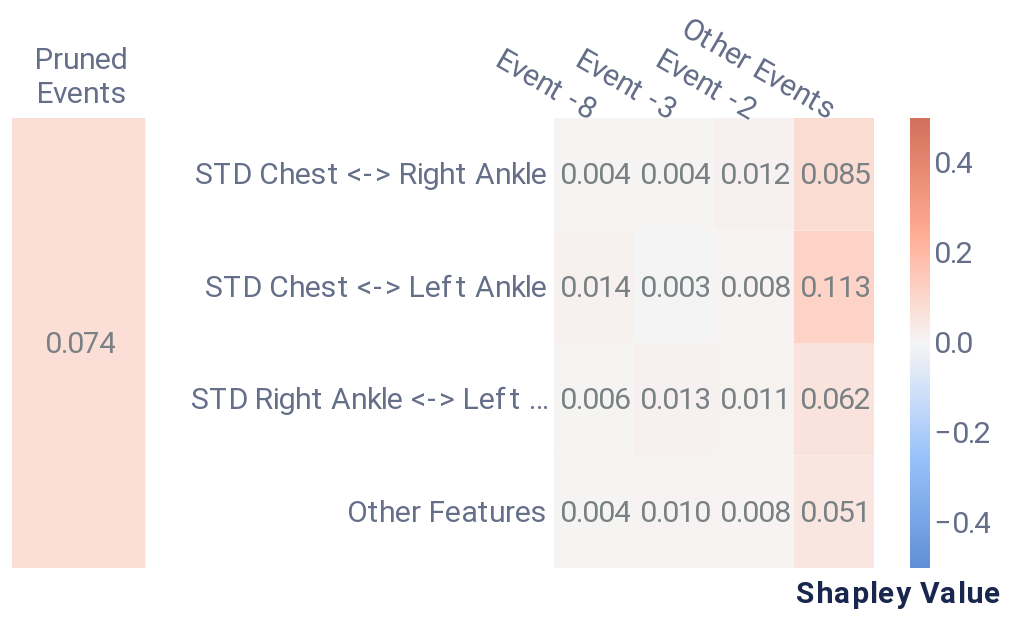

This figure's notebook cell:
### Markdown cell above
##### Cell-level explanation

### Code cell
cell_dict = {'rs': 42, 'nsamples': 32000, 'top_x_events': 3, 'top_x_feats': 3}
cell_data = local_cell_level(f, pos_x_data, cell_dict, event_data, feature_data, positive_sequence_id, sequence_id_feat, average_event, pruning_idx)
feat_names = list(feature_data['Feature'].values)[:-1] # exclude pruned events
cell_plot = plot_cell_level(cell_data, feat_names, feature_dict.get('plot_features'))
cell_plot

### Figure 1 — Vega-Lite specification as saved in the notebook (floating-point values rounded to 4 significant figures)
{"config": {"axis": {"domain": true, "domainColor": "#666F89", "grid": false, "gridCap": "round", "gridColor": "#B3B7C4", "gridDash": [2, 4], "gridWidth": 0.5, "labelColor": "#666F89", "labelFont": "Roboto, Arial, sans-serif", "labelPadding": 2, "tickColor": "#666F89", "tickOpacity": 0.5, "tickSize": 4, "titleColor": "#19274E", "titleFont": "Roboto, Arial, sans-serif", "titleFontSize": 12}, "axisBand": {"domain": true, "labelPadding": 4, "ticks": false}, "axisY": {"domain": false, "titleAlign": "left", "titleAngle": 0, "titleX": -20, "titleY": -10}, "legend": {"labelColor": "#666F89", "labelFont": "Roboto, Arial, sans-serif", "labelFontSize": 12, "symbolSize": 40, "titleColor": "#19274E", "titleFont": "Roboto, Arial, sans-serif", "titleFontSize": 12, "titlePadding": 4}, "arc": {"stroke": "#FFFFFF", "strokeWidth": 1}, "bar": {"fill": "#2770EB", "stroke": null}, "line": {"stroke": "#2770EB", "strokeWidth": 2}, "path": {"stroke": "#2770EB", "strokeWidth": 0.5}, "point": {"fill": "#2770EB", "shape": "circle", "filled": true}, "rect": {"fill": "#2770EB"}, "rule": {"stroke": "#666F89"}, "shape": {"stroke": "#2770EB"}, "text": {"color": "#19274E", "font": "Roboto, Arial, sans-serif", "fontSize": 12}, "range": {"category": ["#2770EB", "#77B98A", "#DA5252", "#FFC400", "#A87AEA", "#00A39E", "#19274E"], "diverging": ["#006360", "#2BB3AE", "#96D9D7", "#FFFFFF", "#EDAAAA", "#DA5252", "#811D1D"], "heatmap": ["#18448F", "#1B4EA5", "#2770EB", "#4C88EE", "#82ACF3", "#A6C4F7", "#E9F1FD"], "ramp": ["#18448F", "#1B4EA5", "#2770EB", "#4C88EE", "#82ACF3", "#A6C4F7", "#E9F1FD"]}, "background": "#FFFFFF", "group": {"fill": "#FFFFFF"}, "header": {"labelColor": "#19274E", "labelFont": "Roboto, Arial, sans-serif", "labelFontSize": 12, "titleColor": "#19274E", "titleFont": "Roboto, Arial, sans-serif", "titleFontSize": 16}, "title": {"anchor": "start", "color": "#19274E", "font": "Roboto, Arial, sans-serif", "fontSize": 20, "fontWeight": "bold", "offset": 20, "subtitleColor": "#19274E", "subtitleFontSize": 16}, "view": {"continuousHeight": 300, "continuousWidth": 400, "stroke": "transparent"}}, "hconcat": [{"layer": [{"mark": "rect", "encoding": {"color": {"type": "quantitative", "field": "rounded", "legend": null, "scale": {"domain": [-0.5, 0.5], "range": ["#5f8fd6", "#99c3fb", "#f5f5f5", "#ffaa92", "#d16f5b"]}, "title": null}, "x": {"type": "nominal", "axis": {"titleFontSize": 15}, "field": "Event"}, "y": {"type": "nominal", "axis": {"domain": false, "labels": false, "title": null}, "field": "Feature"}}}, {"mark": {"type": "text", "align": "right", "baseline": "middle", "color": "#798184", "dx": 18, "fontSize": 15}, "encoding": {"text": {"type": "nominal", "field": "rounded_str"}, "x": {"type": "nominal", "axis": {"domain": false, "labelAngle": 0, "labelFontSize": 15, "labelOffset": 24, "labelPadding": 30, "orient": "top", "title": null}, "field": "Event"}, "y": {"type": "nominal", "axis": {"domain": false, "labels": false, "title": null}, "field": "Feature"}}}], "data": {"name": "data-9f288c766fb422e9a4f000dac03b9a17"}, "height": 225, "width": 66.67}, {"layer": [{"mark": "rect", "encoding": {"color": {"type": "quantitative", "field": "rounded", "legend": {"gradientLength": 225, "gradientThickness": 10, "labelFontSize": 15, "orient": "right"}, "scale": {"domain": [-0.5, 0.5], "range": ["#5f8fd6", "#99c3fb", "#f5f5f5", "#ffaa92", "#d16f5b"]}, "title": null}, "x": {"type": "nominal", "axis": {"titleFontSize": 15}, "field": "Event", "sort": ["Event -8", "Event -3", "Event -2"]}, "y": {"type": "nominal", "axis": {"domain": false, "labelFontSize": 15, "title": null}, "field": "Feature", "sort": ["STD Chest <-> Right Ankle", "STD Chest <-> Left Ankle", "STD Right Ankle <-> Left Ankle"]}}}, {"mark": {"type": "text", "align": "right", "baseline": "middle", "color": "#798184", "dx": 18, "fontSize": 15}, "encoding": {"text": {"type": "nominal", "field": "rounded_str"}, "x": {"type": "nominal", "axis": {"domain": false, "labelAngle": 30, "labelFontSize": 15, "orient": "top", "title": "Shapley Value", "titleX": 172, "titleY": 245}, "field": "Event", "sort": ["Event -8", "Event -3", "Event -2"]}, "y": {"type": "nominal", "axis": {"domain": false, "labelFontSize": 15, "title": null}, "field": "Feature", "sort": ["STD Chest <-> Right Ankle", "STD Chest <-> Left Ankle", "STD Right Ankle <-> Left Ankle"]}}}], "data": {"name": "data-175845b7c5e8b60e60954eccd3eeb94b"}, "height": 225, "width": 160}], "resolve": {"scale": {"color": "independent"}}, "$schema": "https://vega.github.io/schema/vega-lite/v4.8.1.json", "datasets": {"data-9f288c766fb422e9a4f000dac03b9a17": [{"Event": ["Pruned", "Events"], "Feature": "Other features", "rounded": 0.074, "rounded_str": "0.074"}], "data-175845b7c5e8b60e60954eccd3eeb94b": [{"Event": "Other Events", "Feature": "STD Chest <-> Left Ankle", "Shapley Value": 0.1128, "rounded": 0.113, "rounded_str": "0.113"}, {"Event": "Other Events", "Feature": "STD Chest <-> Right Ankle", "Shapley Value": 0.08506, "rounded": 0.085, "rounded_str": "0.085"}, {"Event": "Other Events", "Feature": "STD Right Ankle <-> Left Ankle", "Shapley Value": 0.06154, "rounded": 0.062, "rounded_str": "0.062"}, {"Event": "Other Events", "Feature": "Other Features", "Shapley Value": 0.05101, "rounded": 0.051, "rounded_str": "0.051"}, {"Event": "Event -8", "Feature": "STD Chest <-> Left Ankle", "Shapley Value": 0.01382, "rounded": 0.014, "rounded_str": "0.014"}, {"Event": "Event -3", "Feature": "STD Right Ankle <-> Left Ankle", "Shapley Value": 0.013, "rounded": 0.013, "rounded_str": "0.013"}, {"Event": "Event -2", "Feature": "STD Chest <-> Right Ankle", "Shapley Value": 0.01198, "rounded": 0.012, "rounded_str": "0.012"}, {"Event": "Event -2", "Feature": "STD Right Ankle <-> Left Ankle", "Shapley Value": 0.01131, "rounded": 0.011, "rounded_str": "0.011"}, {"Event": "Event -3", "Feature": "Other Features", "Shapley Value": 0.01027, "rounded": 0.01, "rounded_str": "0.010"}, {"Event": "Event -2", "Feature": "Other Features", "Shapley Value": 0.008445, "rounded": 0.008, "rounded_str": "0.008"}, {"Event": "Event -2", "Feature": "STD Chest <-> Left Ankle", "Shapley Value": 0.007768, "rounded": 0.008, "rounded_str": "0.008"}, {"Event": "Event -8", "Feature": "STD Right Ankle <-> Left Ankle", "Shapley Value": 0.006218, "rounded": 0.006, "rounded_str": "0.006"}, {"Event": "Event -8", "Feature": "STD Chest <-> Right Ankle", "Shapley Value": 0.003868, "rounded": 0.004, "rounded_str": "0.004"}, {"Event": "Event -8", "Feature": "Other Features", "Shapley Value": 0.003841, "rounded": 0.004, "rounded_str": "0.004"}, {"Event": "Event -3", "Feature": "STD Chest <-> Right Ankle", "Shapley Value": 0.003606, "rounded": 0.004, "rounded_str": "0.004"}, {"Event": "Event -3", "Feature": "STD Chest <-> Left Ankle", "Shapley Value": 0.003422, "rounded": 0.003, "rounded_str": "0.003"}]}}
